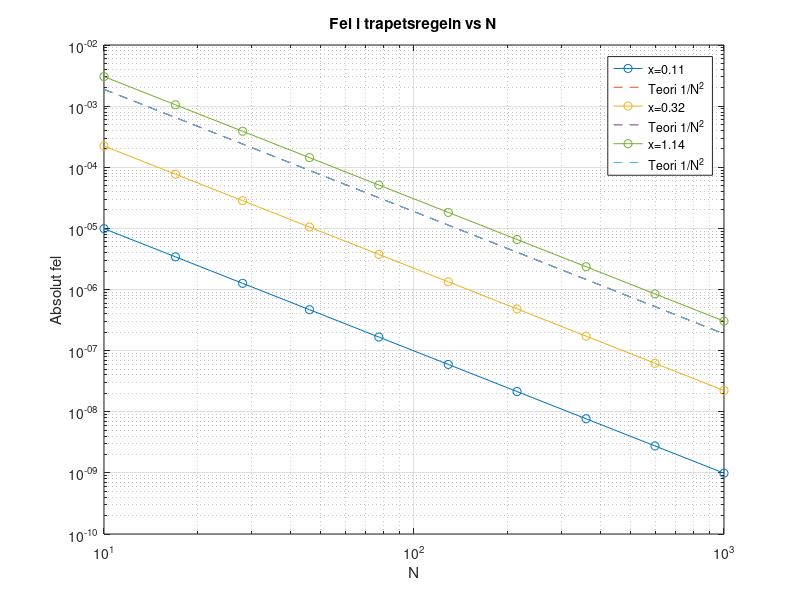
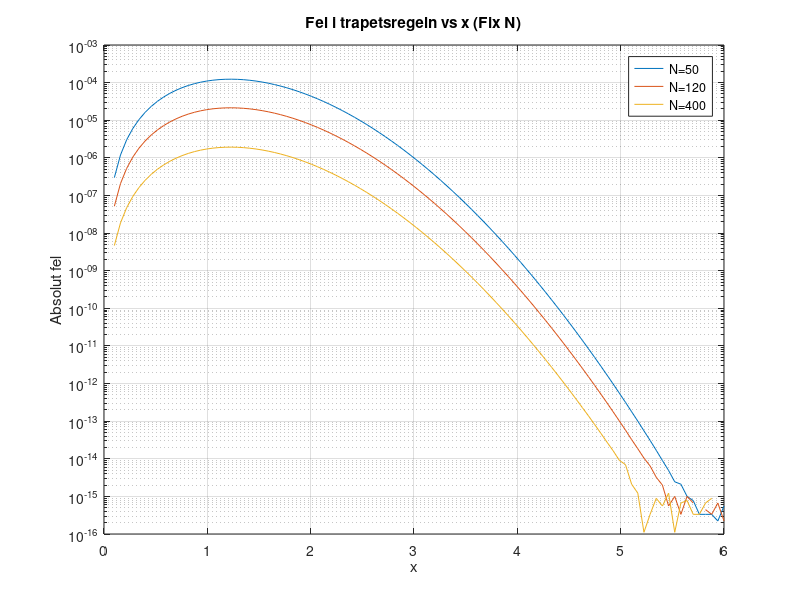

Here is the MATLAB script that generated these plots, in order:
function TrapzMain()
    % Huvudprogram för Uppgift 4
    
    % --- Uppgift 4a: Fel vs N ---
    x_vals = [0.11, 0.32, 1.14];
    N_vals = round(logspace(1, 3, 10)); % Logaritmiskt fördelade N
    
    figure(5); clf;
    for x = x_vals
        errors = [];
        for N = N_vals
            N
            integral_val = my_trapz(x, N);
            exact_val = erf(x); % Matlab's inbyggda 
            errors = [errors, abs(integral_val - exact_val)];
        end
        loglog(N_vals, errors, '-o', 'DisplayName', sprintf('x=%.2f', x)); hold on;
        
        % Teoretisk felgräns: C * x^3 / N^2
        % Max andradrivata av g(t) = 2/sqrt(pi) * e^(-t^2)
        % g'(t) = -2t * g(t)
        % g''(t) = (-2 + 4t^2) * g(t). Maximeras nära t=0 eller t=sqrt(1.5)?
        % För små x är max g''(0) = 2/sqrt(pi) * (-2) (absolutvärde ca 2.25)
        %C_theor = (x^3 / 12) * 2.25; % Approximativ konstant
        C = 1/(3*sqrt(pi)); 
        loglog(N_vals, C ./ N_vals.^2, '--', 'DisplayName', 'Teori 1/N^2');   
    end
    title('Fel i trapetsregeln vs N');
    xlabel('N'); ylabel('Absolut fel');
    legend; grid on;

    % --- Uppgift 4b: Fel vs x (Fixed N) ---
    N_fixed = [50, 120, 400];
    x_range = linspace(0.1, 6, 100);
    
    figure(6); clf;
    for N = N_fixed
        errors_x = [];
        for x = x_range
            val = my_trapz(x, N);
            errors_x = [errors_x, abs(val - erf(x))];
        end
        semilogy(x_range, errors_x, '-', 'DisplayName', sprintf('N=%d', N)); hold on;
    end
    title('Fel i trapetsregeln vs x (Fix N)');
    xlabel('x'); ylabel('Absolut fel');
    legend; grid on;
    
    % Svar 4b: Felet sjunker drastiskt för stora x eftersom funktionen
    % och dess derivator går mot noll vid ränderna, vilket ger 
    % exponentiell konvergens för trapetsregeln.
end

function val = my_trapz(x, N)
    % Numerisk integration av Error function 2/sqrt(pi) * integral(e^-t^2)
    % Intervall [0, x], dock använder vi symmetrin [-x, x]/2 enligt tips [cite: 139]
    % för att utnyttja trapetsregelns egenskaper bättre.
    
    a = -x; b = x;
    h = (b-a)/N;
    t = linspace(a, b, N+1);
    
    g = @(v) (2/sqrt(pi)) * exp(-v.^2);
    y = g(t);
    
    % Trapetsformeln: h * (0.5*y0 + y1 + ... + 0.5*yN)
    T = sum(y) - 0.5*y(1) - 0.5*y(end);
    val = 0.5 * h * T; % Faktorn 0.5 pga symmetritipset i labben
end
